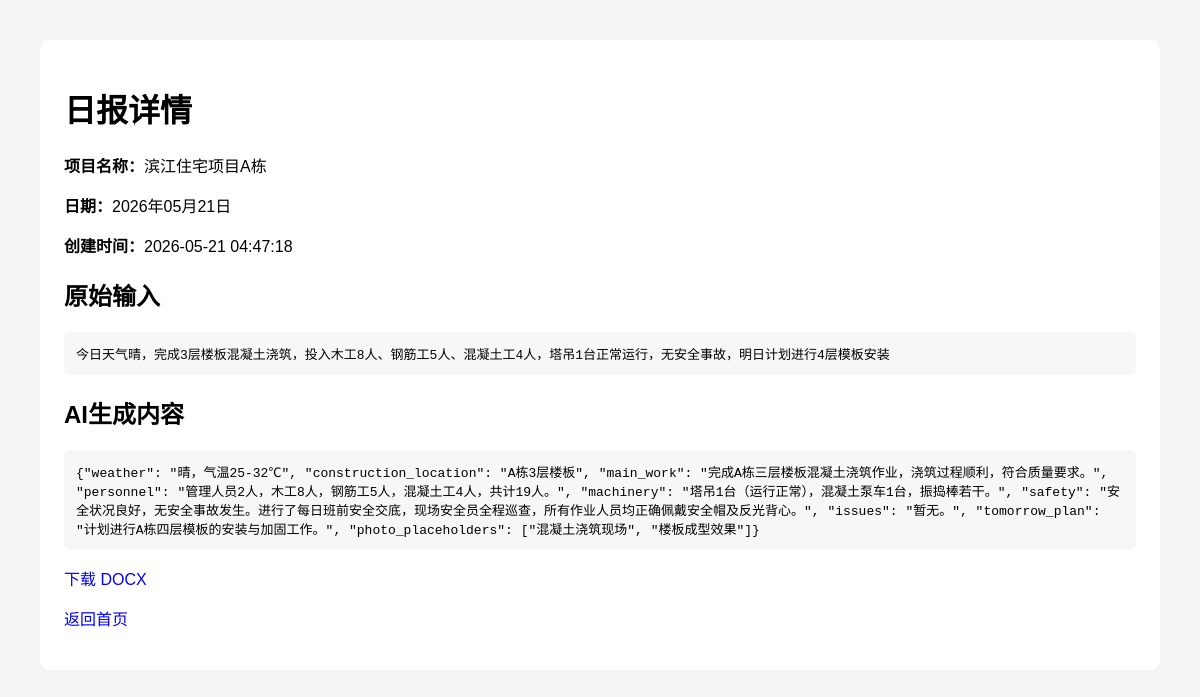
The page /report/1 on the database its author committed.
### tables this page shows
CREATE TABLE reports (
                id INTEGER PRIMARY KEY AUTOINCREMENT,
                date TEXT NOT NULL,
                project_name TEXT NOT NULL,
                original_input TEXT NOT NULL,
                ai_content TEXT NOT NULL,
                docx_path TEXT NOT NULL,
                created_at TIMESTAMP DEFAULT CURRENT_TIMESTAMP
            );

### app/web.py (the view)
@app.get("/report/{report_id}", response_class=HTMLResponse)
async def detail(request: Request, report_id: int):
    report = get_report_by_id(report_id)
    if not report:
        raise HTTPException(status_code=404, detail="日报不存在")
    return templates.TemplateResponse(
        request=request,
        name="detail.html",
        context={"report": report}
    )

### app/templates/detail.html (shortened to what this page needs)
{% extends "base.html" %}
{% block content %}
<h1>日报详情</h1>
<p><strong>项目名称：</strong>{{ report.project_name }}</p>
<p><strong>日期：</strong>{{ report.date_display }}</p>
<p><strong>创建时间：</strong>{{ report.created_at }}</p>
<h2>原始输入</h2>
<pre>{{ report.original_input }}</pre>
<h2>AI生成内容</h2>
<pre>{{ report.ai_content }}</pre>
<p>
    <a href="/download/{{ report.id }}">
        下载 DOCX
    </a>
</p>
<p>
    <a href="/">
        返回首页
    </a>
</p>
{% endblock %}

### app/templates/base.html (style rules this page uses)
body { font-family: Arial, sans-serif; margin: 40px; background: #f5f5f5; }
a { text-decoration: none; color: blue; margin-right: 10px; }
pre { white-space: pre-wrap; background: #f7f7f7; padding: 12px; border-radius: 6px; }

### rows shown on the page
reports: project_name "滨江住宅项目A栋", created_at "2026-05-21 04:47:18", original_input "今日天气晴，完成3层楼板混凝土浇筑，投入木工8人、钢筋工5人、混凝土工4人，塔吊1台正常运行，无安全事故，明日计划进行4层模板安装", ai_content "{\"weather\": \"晴，气温25-32℃\", \"construction_location\": \"A栋3层楼板\", \"main_work\": \"完成A栋三层楼板混凝土浇筑作业，浇筑过程顺利，符合质量要求。\", \"personnel\": \"管理人员2人，木工8人，钢筋工5人，混凝土工4人，共计19人。\", \"machinery\": \"塔吊1台（运行正常），混凝土泵车1台，振捣棒若干。\", \"safety\": \"安全状况良好，无安全事故发生。进行了每日班前安全交底，现场安全员全程巡查，所有作业人员均正确佩戴安全帽及反光背心。\", \"issues\": \"暂无。\", \"tomorrow_plan\": \"计划进行A栋四层模板的安装与加固工作。\", \"photo_placeholders\": [\"混凝土浇筑现场\", \"楼板成型效果\"]}"

### other values the page prints
{{ report.date_display }} "2026年05月21日"
